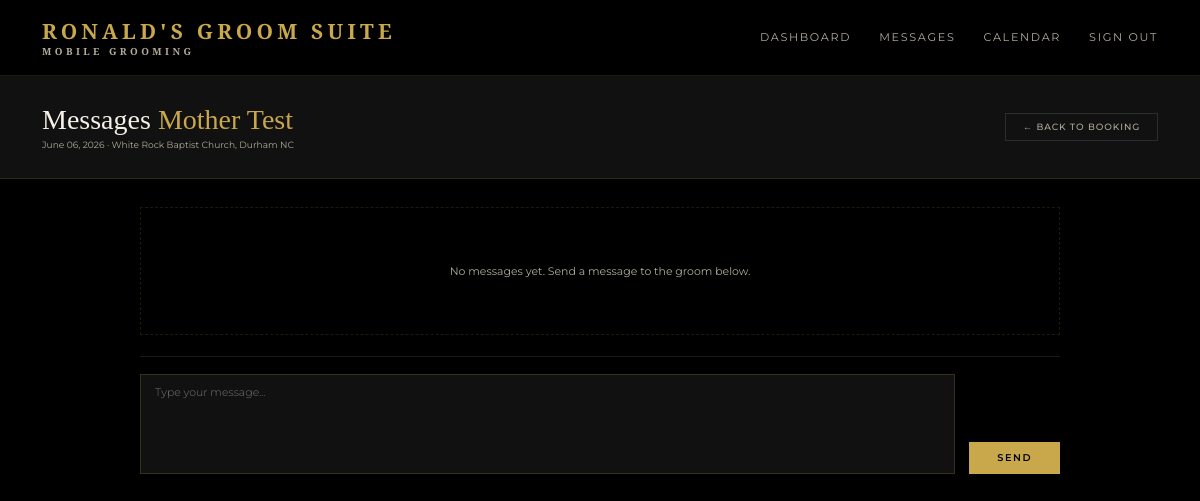
The page /admin/booking/1/messages (signed in) on the database its author committed.
### models.py (models this page shows)
class User(UserMixin, db.Model):
    id = db.Column(db.Integer, primary_key=True)
    name = db.Column(db.String(100), nullable=False)
    email = db.Column(db.String(120), unique=True, nullable=False)
    password = db.Column(db.String(200), nullable=False)
    role = db.Column(db.String(20), default='client')
    phone = db.Column(db.String(20))
    password_changed = db.Column(db.Boolean, default=False)
    bookings = db.relationship('Booking', backref='client', lazy=True)

class Booking(db.Model):
    id = db.Column(db.Integer, primary_key=True)
    wedding_date = db.Column(db.String(50), nullable=False)
    venue = db.Column(db.String(200), nullable=False)
    start_time = db.Column(db.String(20))
    party_size = db.Column(db.Integer, default=1)
    package = db.Column(db.String(100))
    addons = db.Column(db.String(200))
    notes = db.Column(db.Text)
    status = db.Column(db.String(20), default='pending')
    created_at = db.Column(db.DateTime, default=datetime.utcnow)
    user_id = db.Column(db.Integer, db.ForeignKey('user.id'), nullable=False)
    party_members = db.relationship('PartyMember', backref='booking', lazy=True)
    messages = db.relationship('Message', backref='booking_messages', lazy=True, foreign_keys='Message.booking_id')

### routes.py (the view, shortened to what this page needs)
    @app.route('/admin/booking/<int:id>/messages', methods=['GET', 'POST'])
    @login_required
    @admin_required
    def admin_messages(id):
        booking = Booking.query.get_or_404(id)
        from models import Message
        messages = Message.query.filter_by(booking_id=booking.id).order_by(Message.timestamp).all()
        for message in messages:
            if message.sender_id != current_user.id:
                message.read = True
        db.session.commit()
        return render_template('admin/messages.html', booking=booking, messages=messages)

### app.py (called while the page is built)
@app.template_filter('format_date')
def format_date(value):
    try:
        return datetime.strptime(value, '%Y-%m-%d').strftime('%B %d, %Y')
    except:
        return value

### routes.py (called while the page is built)
def admin_required(f):
    @wraps(f)
    def decorated_function(*args, **kwargs):
        if not current_user.is_authenticated or current_user.role != 'admin':
            return redirect(url_for('index'))
        return f(*args, **kwargs)
    return decorated_function

### templates/admin/messages.html (shortened to what this page needs)
{% extends 'base.html' %}
{% block content %}
<div class="admin-header">
  <div>
    <h1 class="admin-title">Messages <span>{{ booking.client.name }}</span></h1>
    <p class="admin-meta">{{ booking.wedding_date | format_date }} · {{ booking.venue }}</p>
  </div>
  <a href="{{ url_for('booking_detail', id=booking.id) }}" class="btn-ghost">← Back to Booking</a>
</div>
<div class="messages-wrapper">
  <div class="messages-thread">
    {% if messages %}
      {% for message in messages %}
      <div class="message-row {% if message.sender_id == current_user.id %}message-sent{% else %}message-received{% endif %}">
        <div class="message-bubble">
          <div class="message-sender">{{ message.sender.name }}</div>
          <div class="message-body">{{ message.body }}</div>
          <div class="message-time">{{ message.timestamp.strftime('%b %d, %Y · %I:%M %p') }}</div>
        </div>
      </div>
      {% endfor %}
    {% else %}
      <div class="empty-state">
        <p>No messages yet. Send a message to the groom below.</p>
      </div>
    {% endif %}
  </div>
  <div class="message-compose">
    <form method="POST" action="{{ url_for('admin_messages', id=booking.id) }}">
      <div class="message-input-row">
        <textarea name="body" placeholder="Type your message..." required></textarea>
        <button type="submit" class="btn-gold">Send</button>
      </div>
    </form>
  </div>
</div>
{% endblock %}

### static/css/style.css (style rules this page uses)
*, *::before, *::after { box-sizing: border-box; margin: 0; padding: 0; }
:root { --gold: #C9A84C; --gold-light: #E8C96A; --gold-dim: #8a6f2e; --black: #000000; --black-2: #111111; --black-3: #1A1A1A; --black-5: #2C2C2C; --white: #F5F0E8; --white-dim: #b0aa9a; --font-display: 'Cormorant Garamond', serif; --font-body: 'Montserrat', sans-serif; }
html { font-size: 14px; }
body { font-family: var(--font-body); background: var(--black); color: var(--white); min-height: 100vh; }
.btn-gold { display: inline-block; width: auto; padding: 0.65rem 1.5rem; background: var(--gold); color: var(--black); font-family: var(--font-body); font-size: 0.7rem; font-weight: 600; letter-spacing: 0.15em; text-transform: uppercase; border: none; cursor: pointer; transition: background 0.2s; text-decoration: none; text-align: center; }
.btn-ghost { display: inline-block; padding: 0.55rem 1.2rem; background: transparent; color: var(--white-dim); font-family: var(--font-body); font-size: 0.65rem; font-weight: 500; letter-spacing: 0.1em; text-transform: uppercase; border: 1px solid var(--black-5); cursor: pointer; transition: all 0.2s; text-decoration: none; }
.admin-header { padding: 2rem 3rem; background: var(--black-2); border-bottom: 1px solid rgba(201,168,76,0.15); display: flex; align-items: center; justify-content: space-between; }
.admin-title { font-family: var(--font-display); font-size: 2rem; font-weight: 300; }
.admin-title span { color: var(--gold); }
.admin-meta { font-size: 0.65rem; color: var(--white-dim); margin-top: 0.25rem; }
.empty-state { text-align: center; padding: 4rem 2rem; color: var(--white-dim); font-size: 0.78rem; border: 1px dashed rgba(201,168,76,0.15); }
.messages-wrapper { display: flex; flex-direction: column; height: calc(100vh - 160px); padding: 2rem 10rem; }
.messages-thread { flex: 0 0 auto; overflow-y: auto; display: flex; flex-direction: column; gap: 1rem; padding-bottom: 1.5rem; min-height: 100px; }
.message-compose { border-top: 1px solid rgba(201,168,76,0.15); padding-top: 1.2rem; }
.message-input-row { display: grid; grid-template-columns: 1fr auto; gap: 1rem; align-items: end; }
.message-input-row textarea { background: var(--black-2); border: 1px solid rgba(201,168,76,0.2); color: var(--white); font-family: var(--font-body); font-size: 0.78rem; font-weight: 300; padding: 0.75rem 1rem; outline: none; resize: none; height: 100px; width: 100%; transition: border-color 0.2s; }
.message-input-row .btn-gold { width: auto; padding: 0.75rem 2rem; }

### rows shown on the page
User: client.name "Mother Test"
Booking: wedding_date "June 06, 2026", venue "White Rock Baptist Church, Durham NC"
